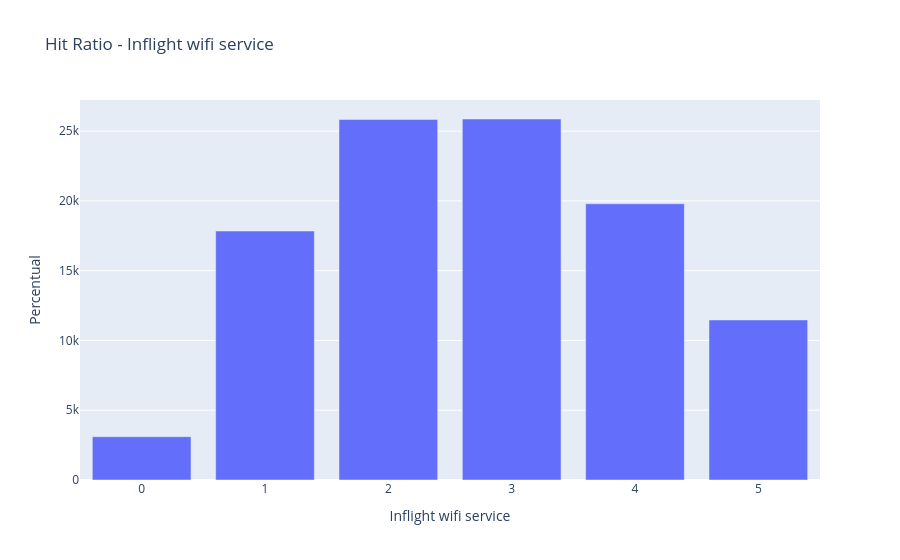

Source (notebook cell):
### Code cell
# Distribuição da variável Inflight wifi service em percentual

fig = px.bar(df_airline['Inflight wifi service'].value_counts(), title='Hit Ratio - Inflight wifi service',labels={'index': 'Inflight wifi service', 'value': 'Percentual'})

fig.update_layout(showlegend=False)
fig.show()

### Figure 1 — Plotly figure (JSON) as saved in the notebook; plotly's stock layout.template omitted (floating-point values rounded to 4 significant figures)
{"data": [{"alignmentgroup": "True", "hovertemplate": "variable=count<br>Inflight wifi service=%{x}<br>Percentual=%{y}<extra></extra>", "legendgroup": "count", "marker": {"color": "#636efa", "pattern": {"shape": ""}}, "name": "count", "offsetgroup": "count", "orientation": "v", "showlegend": true, "textposition": "auto", "type": "bar", "x": [3, 2, 4, 1, 5, 0], "xaxis": "x", "y": [25868, 25830, 19794, 17840, 11469, 3103], "yaxis": "y"}], "layout": {"barmode": "relative", "legend": {"title": {"text": "variable"}, "tracegroupgap": 0}, "showlegend": false, "title": {"text": "Hit Ratio - Inflight wifi service"}, "xaxis": {"anchor": "y", "domain": [0, 1], "title": {"text": "Inflight wifi service"}}, "yaxis": {"anchor": "x", "domain": [0, 1], "title": {"text": "Percentual"}}}}
